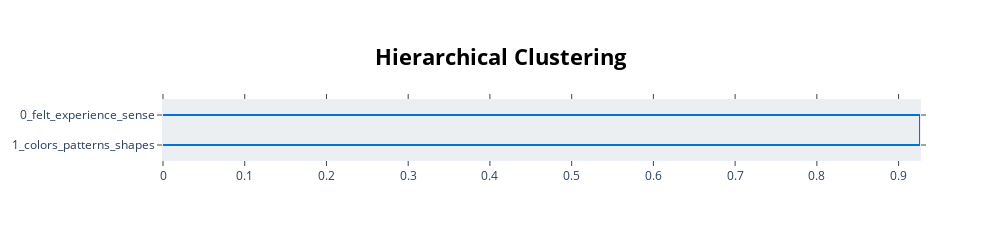

The cell this chart's notebook holds for it:
### Code cell
hierarchy_vis = topic_model.visualize_hierarchy(custom_labels=True, color_threshold=.9)
hierarchy_vis

### Figure 1 — Plotly figure (JSON) as saved in the notebook; plotly's stock layout.template omitted (floating-point values rounded to 4 significant figures)
{"data": [{"hoverinfo": "text", "marker": {"color": "rgb(0,116,217)"}, "mode": "lines", "type": "scatter", "x": [0.0, 0.9262, 0.9262, 0.0], "xaxis": "x", "y": [-5.0, -5.0, -15.0, -15.0], "yaxis": "y"}], "layout": {"autosize": false, "height": 230, "hoverlabel": {"bgcolor": "white", "font": {"family": "Rockwell", "size": 16}}, "hovermode": "closest", "plot_bgcolor": "#ECEFF1", "showlegend": false, "title": {"font": {"color": "Black", "size": 22}, "text": "<b>Hierarchical Clustering</b>", "x": 0.5, "xanchor": "center", "yanchor": "top"}, "width": 1000, "xaxis": {"mirror": "allticks", "rangemode": "tozero", "showgrid": false, "showline": true, "showticklabels": true, "ticks": "outside", "type": "linear", "zeroline": false}, "yaxis": {"mirror": "allticks", "range": [-20, 0], "rangemode": "tozero", "showgrid": false, "showline": true, "showticklabels": true, "tickmode": "array", "ticks": "outside", "ticktext": ["0_felt_experience_sense", "1_colors_patterns_shapes"], "tickvals": [-5, -15], "type": "linear", "zeroline": false}}}
